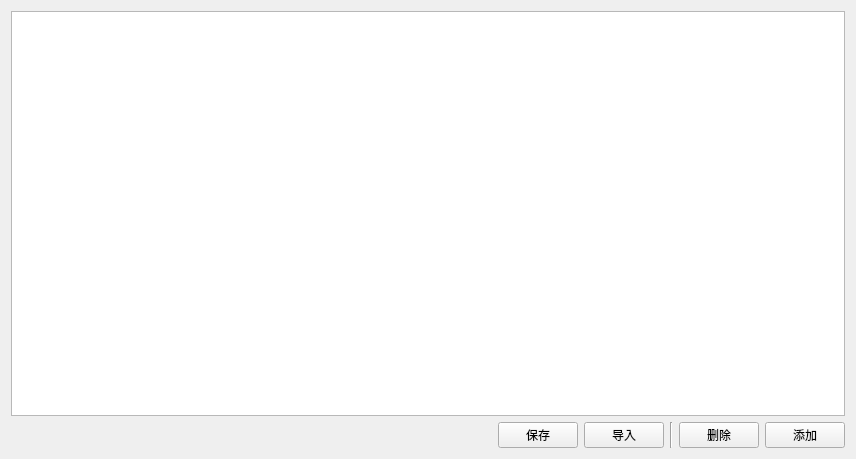
<?xml version="1.0" encoding="UTF-8"?>
<ui version="4.0">
 <class>SAKTimingSendingManager</class>
 <widget class="QWidget" name="SAKTimingSendingManager">
  <property name="geometry">
   <rect>
    <x>0</x>
    <y>0</y>
    <width>856</width>
    <height>459</height>
   </rect>
  </property>
  <property name="windowTitle">
   <string>SAKTimingSendingManager</string>
  </property>
  <layout class="QGridLayout" name="gridLayout">
   <item row="0" column="0" colspan="6">
    <widget class="QListWidget" name="itemListWidget"/>
   </item>
   <item row="1" column="1">
    <widget class="QPushButton" name="savePushButton">
     <property name="text">
      <string>保存</string>
     </property>
    </widget>
   </item>
   <item row="1" column="0">
    <spacer name="horizontalSpacer">
     <property name="orientation">
      <enum>Qt::Horizontal</enum>
     </property>
     <property name="sizeHint" stdset="0">
      <size>
       <width>40</width>
       <height>20</height>
      </size>
     </property>
    </spacer>
   </item>
   <item row="1" column="4">
    <widget class="QPushButton" name="deletePushButton">
     <property name="text">
      <string>删除</string>
     </property>
    </widget>
   </item>
   <item row="1" column="2">
    <widget class="QPushButton" name="importPushButton">
     <property name="text">
      <string>导入</string>
     </property>
    </widget>
   </item>
   <item row="1" column="5">
    <widget class="QPushButton" name="addPushButton">
     <property name="text">
      <string>添加</string>
     </property>
    </widget>
   </item>
   <item row="1" column="3">
    <widget class="Line" name="line">
     <property name="orientation">
      <enum>Qt::Vertical</enum>
     </property>
    </widget>
   </item>
  </layout>
 </widget>
 <resources/>
 <connections/>
</ui>
